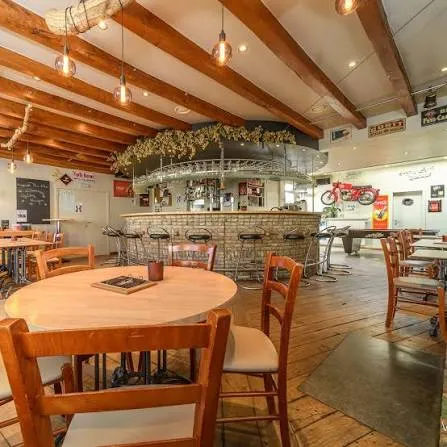
#> input picture assets/verhalen/alveringem/geheimspoor-447.webp, 447 x 447 px
$ python -i cafepaginas.py   (imports and definitions only)
#> lines starting #> are read from the running program, lines starting #| are printed output that depends on the picture
"""Geeft elke zaak een eigen pagina op /cafe/<plaats>/<naam>/.

Draait in .publication, na publiceer.py en voor check_build.py. Leest
site/data/zaken.json en schrijft:

  site/cafe/<plaats>/<naam>/index.html   de pagina van de zaak
  site/cafe/<plaats>/<naam>/deel.jpg     het kaartje dat WhatsApp en co tonen
  site/data/slugs.json                   het register met de vaste url's
  site/sitemap.xml, site/robots.txt, site/_redirects

en zet de url van elke zaak als veld 'u' terug in zaken.json, zodat de lijst en
de kaart ernaar kunnen linken.

Vaste url's
-----------
Een gedeelde link mag nooit breken, ook niet als de naam of de gemeente later
verbeterd wordt. Daarom wordt een url niet elke nacht opnieuw uit de naam
afgeleid. Het register data/slugs.json wordt mee gepubliceerd en bij de volgende
bouw van de live site teruggehaald: wie er al in staat, houdt zijn url.

Een zaak wordt in het register teruggevonden
  1. op naam en gemeente, precies zoals ze er stonden;
  2. anders op de kern van de naam (zonder Café, De, 't, ...) samen met dezelfde
     hoofdgemeente of een ligging binnen 300 meter. Zo overleeft een url een
     verbeterde schrijfwijze of een deelgemeente die erbij komt.
Een zaak die uit de lijst verdwijnt, verliest haar pagina maar niet haar link:
_redirects stuurt de oude url door naar de zaak die nu op die plek staat, of
anders naar de lijst gefilterd op de gemeente. Een eenmaal gebruikte url wordt
nooit aan een andere zaak gegeven.

Is de live site onbereikbaar, dan stopt de bouw. Zonder register zouden
hernoemde zaken stilletjes een nieuwe url krijgen en oude links breken. Pas bij
een 404 (het register bestaat nog niet) begint het register van nul.
"""
import datetime
import heapq
import html
import json
import math
import os
import random
import re
import shutil
import sys
import unicodedata
import urllib.error
import urllib.parse
import urllib.request
from pathlib import Path

from PIL import Image, ImageDraw, ImageFont, ImageOps

import artikels as A

ORIGIN = os.environ.get('SITE_ORIGIN', 'https://kroegenkaraf.be').rstrip('/')
SITE = Path('site')
REPO = Path(__file__).resolve().parents[1]
FONTS = Path(__file__).resolve().parent / 'fonts'
REGISTER = 'data/slugs.json'

DUN_WOORDEN = 15     # Info korter dan dit: pagina krijgt noindex en staat niet in de sitemap
BUREN = 5            # zoveel zaken in het blok In de buurt
BUREN_MAX_KM = 15    # verder weg telt niet meer als in de buurt

MAANDEN = ('januari', 'februari', 'maart', 'april', 'mei', 'juni', 'juli',
           'augustus', 'september', 'oktober', 'november', 'december')

VOOR = ('cafe', 'cafee', 'eetcafe', 'eetkafee', 'kafee', 'taverne', 'herberg',
        'bistro', 'brasserie', 'de', 'den', 'het', 't', 'in', 'bij', 'oud', 'oude')


# ---- kleine hulpjes ----------------------------------------------------------

def zonder_accent(t):
    t = unicodedata.normalize('NFD', t or '')
    return ''.join(c for c in t if unicodedata.category(c) != 'Mn')


def sleutel(t):
    return re.sub(r'[^a-z0-9]+', '', zonder_accent(t).lower())


# [12 lines left out: functions url_deel, kern, not called in this run]


def plaats(g):
    """'Wespelaar (Haacht)' wordt 'Wespelaar'."""
    return (g or '').split(' (')[0].strip()


def hoofdgemeente(g):
    m = re.search(r'\(([^)]+)\)', g or '')
    return (m.group(1) if m else g or '').strip()


# [18 lines left out: functions km, afstand_tekst, dun, not called in this run]


def iso_dag(t):
    m = re.fullmatch(r'(\d{4})-(\d{2})-(\d{2})', (t or '').strip())
    return m.group(0) if m else ''


def laatst_gewijzigd(d):
    return max(iso_dag(d.get('v')), iso_dag(d.get('z')), iso_dag(d.get('d')))


# [18 lines left out: functions sitemap_bestand, datum, not called in this run]


def e(t):
    return html.escape(t or '', quote=True)


def alineas(t):
    """Info in alinea's: elke regelovergang in de cel begint een nieuwe alinea."""
    return [a.strip() for a in re.split(r'\r?\n', t or '') if a.strip()]


# [5 lines left out: function kort, not called in this run]


def maps_zoek(d):
    q = ', '.join(x for x in (d.get('n'), d.get('a'), d.get('g'), 'België') if x)
    return 'https://www.google.com/maps/search/?api=1&query=' + urllib.parse.quote(q)


def maps_route(d):
    q = ', '.join(x for x in (d.get('n'), d.get('a'), d.get('g'), 'België') if x)
    return 'https://www.google.com/maps/dir/?api=1&destination=' + urllib.parse.quote(q)


# ---- het register ------------------------------------------------------------

# [168 lines left out: functions haal_register, ken_urls_toe, nieuw_register, zelfde_naam, _lijkt, doorverwijzingen and 1 more, not called in this run]


# ---- het deelkaartje ---------------------------------------------------------

MARINE, CREME, VERMILJOEN, GRIJS = (19, 39, 56), (247, 238, 223), (239, 106, 64), (154, 169, 182)
W, H = 1200, 630


# [22 lines left out: functions lettertype, breek, not called in this run]


class Kaartjes:
    def __init__(self):
        self.logo = Image.open(REPO / 'assets/logo.png').convert('RGBA')

    # [66 lines left out: function maak, not called in this run]


# ---- de pagina ---------------------------------------------------------------

MERK = {
    'fb': '<svg viewBox="0 0 24 24" aria-hidden="true"><path d="M9.101 23.691v-7.98H6.627v-3.667h2.474v-1.58c0-4.085 1.848-5.978 5.858-5.978.401 0 .955.042 1.468.103a8.68 8.68 0 0 1 1.141.195v3.325a8.623 8.623 0 0 0-.653-.036 26.805 26.805 0 0 0-.733-.009c-.707 0-1.259.096-1.675.309a1.686 1.686 0 0 0-.679.622c-.258.42-.374.995-.374 1.752v1.297h3.919l-.386 2.103-.287 1.564h-3.246v8.245C19.396 23.238 24 18.179 24 12.044c0-6.627-5.373-12-12-12s-12 5.373-12 12c0 5.628 3.874 10.35 9.101 11.647Z"/></svg>',
    'ig': '<svg viewBox="0 0 24 24" aria-hidden="true"><path d="M12 0C8.74 0 8.333.015 7.053.072 5.775.132 4.905.333 4.14.63c-.789.306-1.459.717-2.126 1.384S.935 3.35.63 4.14C.333 4.905.131 5.775.072 7.053.012 8.333 0 8.74 0 12s.015 3.667.072 4.947c.06 1.277.261 2.148.558 2.913.306.788.717 1.459 1.384 2.126.667.666 1.336 1.079 2.126 1.384.766.296 1.636.499 2.913.558C8.333 23.988 8.74 24 12 24s3.667-.015 4.947-.072c1.277-.06 2.148-.262 2.913-.558.788-.306 1.459-.718 2.126-1.384.666-.667 1.079-1.335 1.384-2.126.296-.765.499-1.636.558-2.913.06-1.28.072-1.687.072-4.947s-.015-3.667-.072-4.947c-.06-1.277-.262-2.149-.558-2.913-.306-.789-.718-1.459-1.384-2.126C21.319 1.347 20.651.935 19.86.63c-.765-.297-1.636-.499-2.913-.558C15.667.012 15.26 0 12 0zm0 2.16c3.203 0 3.585.016 4.85.071 1.17.055 1.805.249 2.227.415.562.217.96.477 1.382.896.419.42.679.819.896 1.381.164.422.36 1.057.413 2.227.057 1.266.07 1.646.07 4.85s-.015 3.585-.074 4.85c-.061 1.17-.256 1.805-.421 2.227-.224.562-.479.96-.899 1.382-.419.419-.824.679-1.38.896-.42.164-1.065.36-2.235.413-1.274.057-1.649.07-4.859.07-3.211 0-3.586-.015-4.859-.074-1.171-.061-1.816-.256-2.236-.421-.569-.224-.96-.479-1.379-.899-.421-.419-.69-.824-.9-1.38-.165-.42-.359-1.065-.42-2.235-.045-1.26-.061-1.649-.061-4.844 0-3.196.016-3.586.061-4.861.061-1.17.255-1.814.42-2.234.21-.57.479-.96.9-1.381.419-.419.81-.689 1.379-.898.42-.166 1.051-.361 2.221-.421 1.275-.045 1.65-.06 4.859-.06l.045.03zm0 3.678a6.162 6.162 0 1 0 0 12.324 6.162 6.162 0 0 0 0-12.324zM12 16c-2.21 0-4-1.79-4-4s1.79-4 4-4 4 1.79 4 4-1.79 4-4 4zm7.846-10.405a1.441 1.441 0 0 1-2.88 0 1.44 1.44 0 0 1 2.88 0z"/></svg>',
}
SPELD = ('<svg viewBox="0 0 24 24" aria-hidden="true">'
         '<path class="pin" d="M12 2.2a7 7 0 0 0-7 7c0 5.25 7 12.6 7 12.6s7-7.35 7-12.6a7 7 0 0 0-7-7z"/>'
         '<circle class="dot" cx="12" cy="9.2" r="2.5"/></svg>')
ICOON_ROUTE = ('<svg viewBox="0 0 24 24" aria-hidden="true"><path d="M12 2.5 21.5 12 12 21.5 2.5 12z"/>'
               '<path d="M9 14v-2.5a1.5 1.5 0 0 1 1.5-1.5H15M13 8l2 2-2 2"/></svg>')
ICOON_DEEL = ('<svg viewBox="0 0 24 24" aria-hidden="true"><circle cx="18" cy="5" r="2.6"/>'
              '<circle cx="6" cy="12" r="2.6"/><circle cx="18" cy="19" r="2.6"/>'
              '<path d="m8.3 13.3 7.4 4.4M15.7 6.3l-7.4 4.4"/></svg>')

VERSIE = 'balk-20261015'

ICOON_WEB = ('<svg class="lijn" viewBox="0 0 24 24" aria-hidden="true"><circle cx="12" cy="12" r="9.2"/>'
             '<path d="M2.8 12h18.4M12 2.8c2.6 2.6 3.8 5.7 3.8 9.2s-1.2 6.6-3.8 9.2c-2.6-2.6-3.8-5.7-3.8-9.2'
             's1.2-6.6 3.8-9.2z"/></svg>')


# [4 lines left out: function domein, not called in this run]


ICOON_FOTO = ('<svg viewBox="0 0 24 24" aria-hidden="true"><path d="M3 8.5h4l1.8-2.5h6.4L17 8.5h4V19H3z"'
              ' fill="none" stroke="currentColor" stroke-width="1.8" stroke-linejoin="round"/>'
              '<circle cx="12" cy="13.3" r="3.3" fill="none" stroke="currentColor" stroke-width="1.8"/></svg>')

# Bezoekers sturen hun foto in via dit Tally-formulier. De knop vult de zaak en
# de vaste url in (verborgen velden cafe en slug); inzendingen.py leest de
# goedgekeurde rijen terug uit de gekoppelde sheet.
FOTO_FORMULIER = 'https://tally.so/r/zxPWka'
CONTACT = 'info@kroegenkaraf.be'   # voor correcties, zoals op de privacypagina
ICOON_PEN = ('<svg viewBox="0 0 24 24" aria-hidden="true"><path d="M4 20h4L19 9l-4-4L4 16z M13.5 6.5l4 4"'
             ' fill="none" stroke="currentColor" stroke-width="1.8" stroke-linejoin="round"/></svg>')
MAX_FOTOS = 5        # zoveel foto's toont een pagina hoogstens

KORT_VERHAAL = 480   # tot zoveel tekens blijft de hele beschrijving bovenaan


# [10 lines left out: function status_blok, not called in this run]


ZIN = re.compile(r"(?<=[a-zà-ÿ0-9)]{2}[.!?])\s+(?=[A-ZÀ-Ý'‘])")


# [20 lines left out: functions lead_en_rest, naam_html, not called in this run]


_MAAT = None


# [373 lines left out: functions langste_blok_em, plaats_html, json_ld, fotolijst, fotoblok, voeg_inzendingen_toe and 2 more, not called in this run]


# ---- gemeentepagina's ------------------------------------------------------------

GEMEENTE_URL = {}     # sleutel(hoofdgemeente) -> '/gemeente/aalst/', gevuld in main()
VERHALEN = {}         # ID -> lijst met {url, titel, anker, label}, gevuld in main()


# [324 lines left out: functions laad_verhalen, bron_html, verhaalbeeld, verhaalblok, laad_gemeenten, lijst_regel and 2 more, not called in this run]


# ---- de startpagina ------------------------------------------------------------

ONTDEK_WOORDEN = 100


# [12 lines left out: function ontdek_pool, not called in this run]


# ---- het rooster van Ontdek deze cafés --------------------------------------
# Elke dag zes zaken, en elke zaak één keer per ronde. Vroeger rekende de pagina
# de volgorde zelf uit de pool; omdat die pool bijna elke nacht groeit, schoof dan
# alles op en kwamen sommige zaken na een paar dagen al terug terwijl andere lang
# wegbleven. Nu houdt de bouw een rooster bij en geeft het door aan de volgende
# nacht via de gepubliceerde start.json, zoals het register met vaste urls.
#   - wat al getoond is, blijft op zijn plaats;
#   - een nieuwe zaak komt op een willekeurige plek in het nog niet getoonde deel;
#   - een zaak die uit de pool valt, verdwijnt uit het nog niet getoonde deel;
#   - is een ronde bijna op, dan komt er een nieuwe achter, met de zaken die op
#     het einde van de vorige ronde stonden achteraan, zodat niets kort na elkaar
#     terugkomt.
# Het rooster ligt minstens ONTDEK_VOORUIT dagen vooruit, zodat de pagina ook
# zonder nieuwe bouw elke dag iets anders toont.

ONTDEK_PER_DAG = 6
ONTDEK_RUST = 30        # dagen tussen het einde van een ronde en een herhaling
ONTDEK_VOORUIT = 45     # dagen die het rooster minstens vooruit ligt


# [88 lines left out: functions vandaag_be, haal_vorige_start, ontdek_rooster, not called in this run]


def schrijf_start(data):
    """data/start.json: wat de startpagina nodig heeft, zonder de hele zaken.json
    van een megabyte. De pool van Ontdek deze cafés (zie ontdek_pool) met naam, plaats, foto en beschrijving, en de aantallen
    per provincie. Alleen de eerste alinea van de beschrijving gaat mee; de
    pagina haalt er zelf de eerste zin uit."""
    per_id = {d.get('id'): d for d in data if d.get('id')}
    zaken = []
    for i in ontdek_pool(data):
        d = per_id[i]
        z = {k: d[k] for k in ('id', 'n', 'g', 'p', 't', 's', 'u', 'foto', 'k') if d.get(k)}
        if d.get('i'):
            # de pagina toont alleen de eerste zin (max. 160 tekens); meer hoeft niet mee
            z['i'] = d['i'].split('\n')[0][:240]
        zaken.append(z)
    open_ = [d for d in data if d.get('s') != 'Gesloten']
    provincies = {}
    for d in open_:
        provincies[d['p']] = provincies.get(d['p'], 0) + 1
    vorig = haal_vorige_start()
    ronde = laatste_ronde(data, per_id, open_)
    vandaag = vandaag_be()
    # minstens drie maanden dicht, zoals de pagina het telt
    j, m = divmod(vandaag.year * 12 + vandaag.month - 1 - 3, 12)
    grens = datetime.date(j, m + 1, min(vandaag.day, 28))
    (SITE / 'data/start.json').write_text(json.dumps({
        'aantal': len(data), 'open': len(open_),
        'provincies': sorted(provincies.items(), key=lambda x: sleutel(x[0])),
        'zaken': zaken, 'ronde': ronde,
        'nieuw': pas_open(per_id),
        'rooster': ontdek_rooster([z['id'] for z in zaken if z.get('s') == 'Geverifieerd' and z.get('u') and z.get('i')],
                                  (vorig or {}).get('rooster'), vandaag),
        'ronderooster': ontdek_rooster([z['id'] for z in ronde if z.get('u') and sluiting_einde(z.get('z')) <= grens],
                                       (vorig or {}).get('ronderooster'), vandaag, per=1, naam='ronde')},
        ensure_ascii=False, separators=(',', ':')), encoding='utf-8')


# [176 lines left out: functions pas_open, sluiting_einde, laatste_ronde, main, not called in this run]


# [2 lines not run here, left out]

>>> import cv2
>>> picture = cv2.imread('../assets/verhalen/alveringem/geheimspoor-447.webp', cv2.IMREAD_GRAYSCALE)
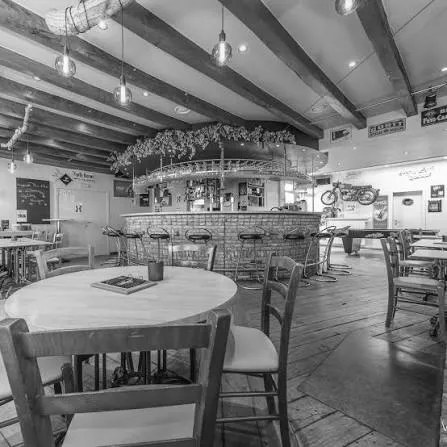
#> picture: shape (447, 447); min 0, max 255, mean 119.3
#> (the run stopped early here; a loop or call above may not have finished)

$ run again, on assets/verhalen/boltra/bolders-1024.webp
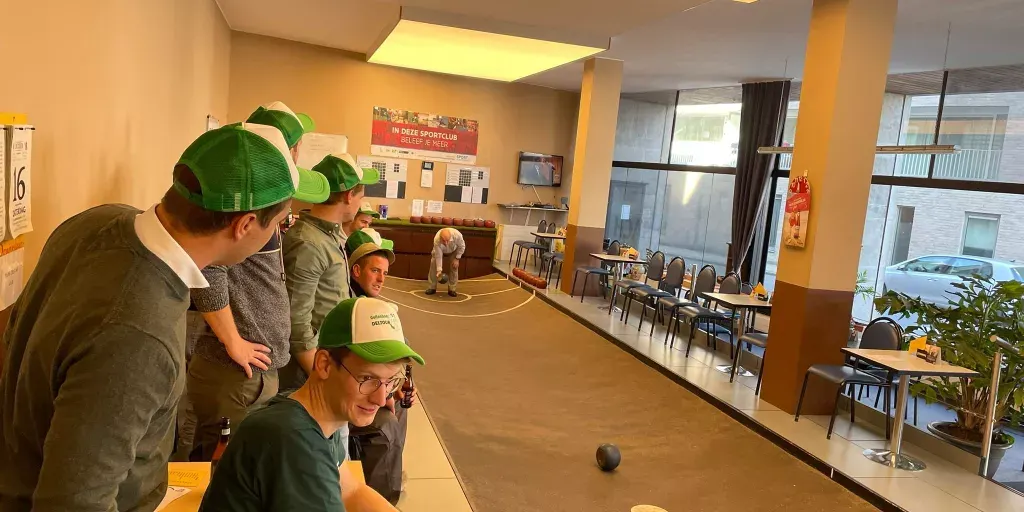
#> input picture assets/verhalen/boltra/bolders-1024.webp, 1024 x 512 px
#> `picture = cv2.imread('../assets/verhalen/alveringem/geheimspoor-447.we..`:
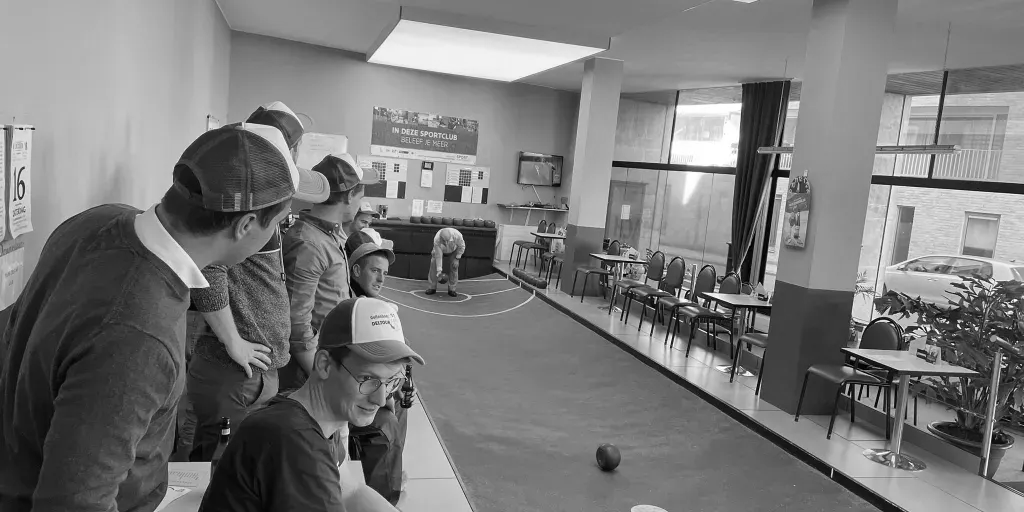
#> picture: shape (512, 1024); min 0, max 255, mean 120.2

$ run again, on assets/verhalen/decap/held-800.webp
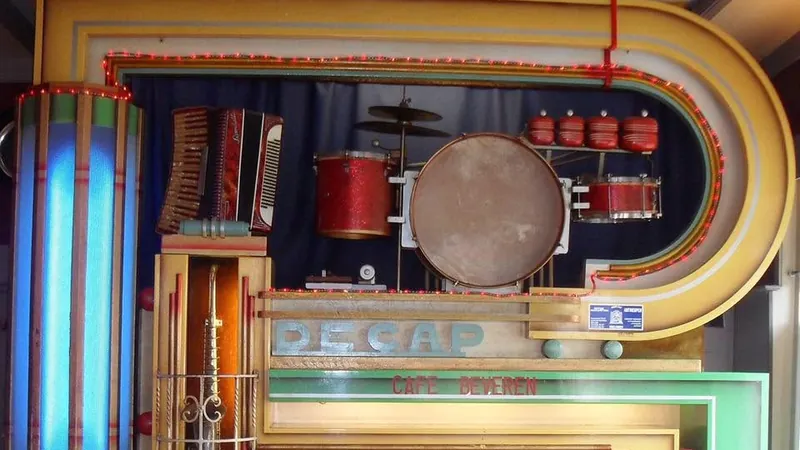
#> input picture assets/verhalen/decap/held-800.webp, 800 x 450 px
#> `picture = cv2.imread('../assets/verhalen/alveringem/geheimspoor-447.we..`:
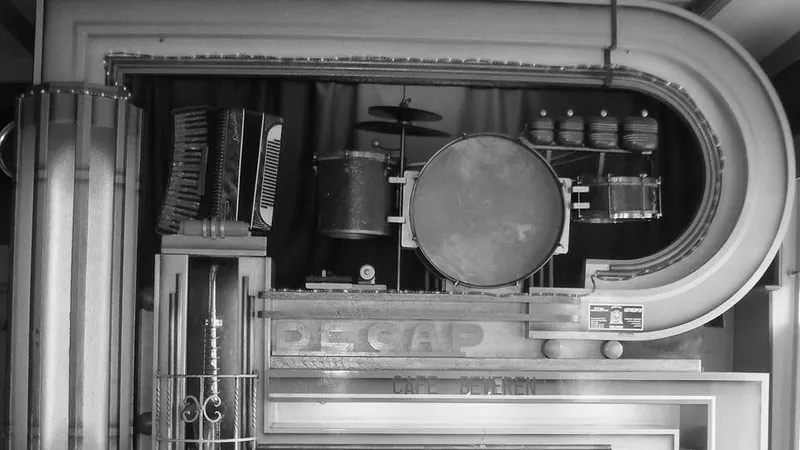
#> picture: shape (450, 800); min 0, max 255, mean 109.8
